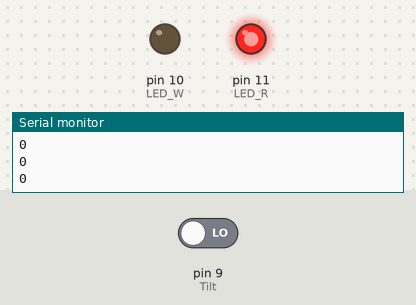
This sketch was run on a simulated Arduino Uno, built with avr-gcc and run on an emulated ATmega328P. Shown: output pins drawn as LEDs (lit = HIGH), the last lines printed to the serial monitor. The inputs (shaded band) are chosen by the test bench; at power-on: pin 9 (Tilt) LOW.

Above: at 1.8 s.
1.9 s: pin 9 (Tilt) driven HIGH
At 3.2 s:
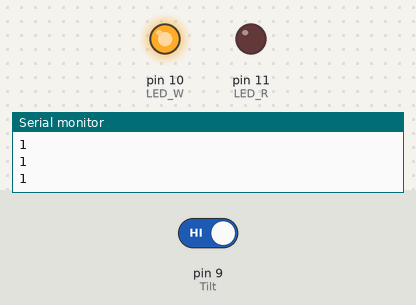
3.5 s: pin 9 (Tilt) driven LOW
At 4.6 s:
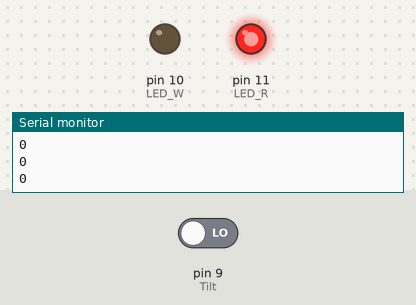
Timing chart, 0 to 6.5 s (numbered marks = the images above; inputs shaded):
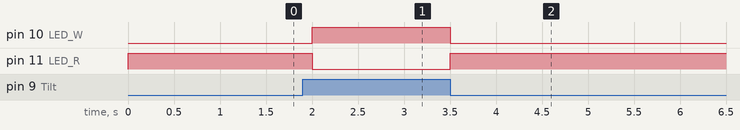

Measured:
- after the input at 1.9 s, pin 10 (LED_W): LOW → HIGH after 0.10 s; pin 11 (LED_R): HIGH → LOW after 0.10 s
- after the input at 3.5 s, pin 10 (LED_W): HIGH → LOW at once; pin 11 (LED_R): LOW → HIGH at once

The sketch:

ex13-1.ino
```cpp
int Tilt=9 ;
int LED_W=10;
int LED_R=11;
void setup() {
  // put your setup code here, to run once:
Serial.begin(9600);
pinMode(Tilt, INPUT);
pinMode(LED_W, OUTPUT);
pinMode(LED_R, OUTPUT);
}

void loop() {
int Tilt_val;

Tilt_val=digitalRead(Tilt);
if(Tilt_val==1){
        digitalWrite(LED_W, 1);
        digitalWrite(LED_R, 0);
}
else {
        digitalWrite(LED_W, 0);
        digitalWrite(LED_R, 1);

}
Serial.println(Tilt_val);
delay(500);
}
```
